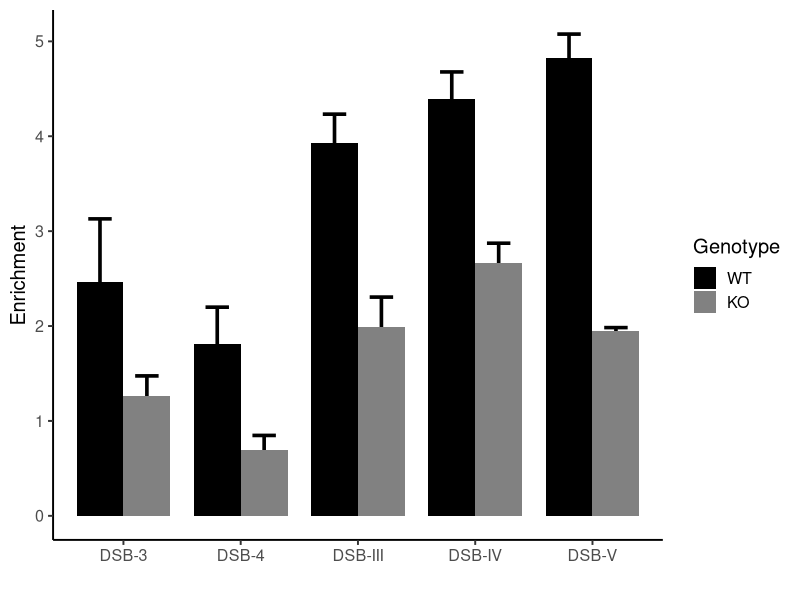

The R source for this figure:
library(readxl)
library(dplyr)
library(ggplot2)


# read in data
data <- read_excel("./data/qPCR results_ct values (Practical_2020).xlsx", skip=1)

# we are only interested in the position and the Ct value
data <- data %>%
    select(c("Pos", "Cp"))

# further select only the positions that we are interested in. For me: WT+4OHT vs ID3-KO+4OHT for both input and H4K16ac

# select the desired values for the 10% input ----
WT.input.DSB3 <- data %>%
    filter(Pos %in% c("J1", "J2", "J3")) %>%
    select("Cp") 

KO.input.DSB3 <- data %>%
    filter(Pos %in% c("J5", "J6", "J7")) %>%
    select("Cp")

WT.input.DSB4 <- data %>%
    filter(Pos %in% c("K1", "K2", "K3")) %>%
    select("Cp")

KO.input.DSB4 <- data %>%
    filter(Pos %in% c("K5", "K6", "K7")) %>%
    select("Cp")

WT.input.DSBIII <- data %>%
    filter(Pos %in% c("L1", "L2", "L3")) %>%
    select("Cp")

KO.input.DSBIII <- data %>%
    filter(Pos %in% c("L5", "L6", "L7")) %>%
    select("Cp")

WT.input.DSBIV <- data %>%
    filter(Pos %in% c("M1", "M2", "M3")) %>%
    select("Cp")

KO.input.DSBIV <- data %>%
    filter(Pos %in% c("M5", "M6", "M7")) %>%
    select("Cp")

WT.input.DSBV <- data %>%
    filter(Pos %in% c("N1", "N2", "N3")) %>%
    select("Cp")

KO.input.DSBV <- data %>%
    filter(Pos %in% c("N5", "N6", "N7")) %>%
    select("Cp")


# select the desired values for the H4K16ac ----
WT.H4K16ac.DSB3 <- data %>%
    filter(Pos %in% c("J17", "J18", "J19")) %>%
    select("Cp")

KO.H4K16ac.DSB3 <- data %>%
    filter(Pos %in% c("J21", "J22", "J23")) %>%
    select("Cp")

WT.H4K16ac.DSB4 <- data %>%
    filter(Pos %in% c("K17", "K18", "K19")) %>%
    select("Cp")

KO.H4K16ac.DSB4 <- data %>%
    filter(Pos %in% c("K21", "K22", "K23")) %>%
    select("Cp")

WT.H4K16ac.DSBIII <- data %>%
    filter(Pos %in% c("L17", "L18", "L19")) %>%
    select("Cp")

KO.H4K16ac.DSBIII <- data %>%
    filter(Pos %in% c("L21", "L22", "L23")) %>%
    select("Cp")

WT.H4K16ac.DSBIV <- data %>%
    filter(Pos %in% c("M17", "M18", "M19")) %>%
    select("Cp")

KO.H4K16ac.DSBIV <- data %>%
    filter(Pos %in% c("M21", "M22", "M23")) %>%
    select("Cp")

WT.H4K16ac.DSBV <- data %>%
    filter(Pos %in% c("N17", "N18", "N19")) %>%
    select("Cp")

KO.H4K16ac.DSBV <- data %>%
    filter(Pos %in% c("N21", "N22", "N23")) %>%
    select("Cp")





# for the input sample, calculate the average and substract 3.322 (number of cycles which would be needed to reach 100%) ----

WT.input.DSB3.corrected <- mean(WT.input.DSB3$Cp)-3.322
WT.input.DSB4.corrected <- mean(WT.input.DSB4$Cp)-3.322
WT.input.DSBIII.corrected <- mean(WT.input.DSBIII$Cp)-3.322
WT.input.DSBIV.corrected <- mean(WT.input.DSBIV$Cp)-3.322
WT.input.DSBV.corrected <- mean(WT.input.DSBV$Cp)-3.322

KO.input.DSB3.corrected <- mean(KO.input.DSB3$Cp)-3.322
KO.input.DSB4.corrected <- mean(KO.input.DSB4$Cp)-3.322
KO.input.DSBIII.corrected <- mean(KO.input.DSBIII$Cp)-3.322
KO.input.DSBIV.corrected <- mean(KO.input.DSBIV$Cp)-3.322
KO.input.DSBV.corrected <- mean(KO.input.DSBV$Cp)-3.322

# caculate the enrichment for H4K16ac for each individual well with the following equation 100*2^-Ct sample /2^-Ct input. 
# For Ct input use the above calculated average ----

WT.H4K16ac.DSB3 <- WT.H4K16ac.DSB3 %>%
    mutate(enrichment = 100*(2^-WT.H4K16ac.DSB3$Cp/2^-WT.input.DSB3.corrected)) 

WT.H4K16ac.DSB4 <- WT.H4K16ac.DSB4 %>%
    mutate(enrichment = 100*(2^-WT.H4K16ac.DSB4$Cp/2^-WT.input.DSB4.corrected))

WT.H4K16ac.DSBIII <- WT.H4K16ac.DSBIII %>%
    mutate(enrichment = 100*(2^-WT.H4K16ac.DSBIII$Cp/2^-WT.input.DSBIII.corrected))

WT.H4K16ac.DSBIV <- WT.H4K16ac.DSBIV %>%
    mutate(enrichment = 100*(2^-WT.H4K16ac.DSBIV$Cp/2^-WT.input.DSBIV.corrected))

WT.H4K16ac.DSBV <- WT.H4K16ac.DSBV %>%
    mutate(enrichment = 100*(2^-WT.H4K16ac.DSBV$Cp/2^-WT.input.DSBV.corrected))


KO.H4K16ac.DSB3 <- KO.H4K16ac.DSB3 %>%
    mutate(enrichment = 100*(2^-KO.H4K16ac.DSB3$Cp/2^-KO.input.DSB3.corrected))

KO.H4K16ac.DSB4 <- KO.H4K16ac.DSB4 %>%
    mutate(enrichment = 100*(2^-KO.H4K16ac.DSB4$Cp/2^-KO.input.DSB4.corrected))

KO.H4K16ac.DSBIII <- KO.H4K16ac.DSBIII %>%
    mutate(enrichment = 100*(2^-KO.H4K16ac.DSBIII$Cp/2^-KO.input.DSBIII.corrected))

KO.H4K16ac.DSBIV <- KO.H4K16ac.DSBIV %>%
    mutate(enrichment = 100*(2^-KO.H4K16ac.DSBIV$Cp/2^-KO.input.DSBIV.corrected))

KO.H4K16ac.DSBV <- KO.H4K16ac.DSBV %>%
    mutate(enrichment = 100*(2^-KO.H4K16ac.DSBV$Cp/2^-KO.input.DSBV.corrected))






# average the calculated enrichments for each primer ----

WT.H4K16ac.DSB3.enrichment <- mean(WT.H4K16ac.DSB3$enrichment)
WT.H4K16ac.DSB4.enrichment <- mean(WT.H4K16ac.DSB4$enrichment)
WT.H4K16ac.DSBIII.enrichment <- mean(WT.H4K16ac.DSBIII$enrichment)
WT.H4K16ac.DSBIV.enrichment <- mean(WT.H4K16ac.DSBIV$enrichment)
WT.H4K16ac.DSBV.enrichment <- mean(WT.H4K16ac.DSBV$enrichment)

KO.H4K16ac.DSB3.enrichment <- mean(KO.H4K16ac.DSB3$enrichment)
KO.H4K16ac.DSB4.enrichment <- mean(KO.H4K16ac.DSB4$enrichment)
KO.H4K16ac.DSBIII.enrichment <- mean(KO.H4K16ac.DSBIII$enrichment)
KO.H4K16ac.DSBIV.enrichment <- mean(KO.H4K16ac.DSBIV$enrichment)
KO.H4K16ac.DSBV.enrichment <- mean(KO.H4K16ac.DSBV$enrichment)

# calculated enrichments standard derivation for each primer ----
WT.H4K16ac.DSB3.sd <- sd(WT.H4K16ac.DSB3$enrichment)
WT.H4K16ac.DSB4.sd <- sd(WT.H4K16ac.DSB4$enrichment)
WT.H4K16ac.DSBIII.sd <- sd(WT.H4K16ac.DSBIII$enrichment)
WT.H4K16ac.DSBIV.sd <- sd(WT.H4K16ac.DSBIV$enrichment)
WT.H4K16ac.DSBV.sd <- sd(WT.H4K16ac.DSBV$enrichment)

KO.H4K16ac.DSB3.sd <- sd(KO.H4K16ac.DSB3$enrichment)
KO.H4K16ac.DSB4.sd <- sd(KO.H4K16ac.DSB4$enrichment)
KO.H4K16ac.DSBIII.sd <- sd(KO.H4K16ac.DSBIII$enrichment)
KO.H4K16ac.DSBIV.sd <- sd(KO.H4K16ac.DSBIV$enrichment)
KO.H4K16ac.DSBV.sd <- sd(KO.H4K16ac.DSBV$enrichment)
 

# generate the data frame which will be used for plotting ---- 

overview <- data.frame(
    Genotype = c(rep("WT",5), rep("KO",5)),
    primer = rep(c("DSB-3", "DSB-4", "DSB-III", "DSB-IV", "DSB-V"),2),
    # now the actual enrichments. First WT 3,4,III,IV,V then  KO 3,4,III,IV,V
    enrichment = c(WT.H4K16ac.DSB3.enrichment, WT.H4K16ac.DSB4.enrichment, WT.H4K16ac.DSBIII.enrichment, WT.H4K16ac.DSBIV.enrichment, WT.H4K16ac.DSBV.enrichment,
                   KO.H4K16ac.DSB3.enrichment, KO.H4K16ac.DSB4.enrichment, KO.H4K16ac.DSBIII.enrichment, KO.H4K16ac.DSBIV.enrichment, KO.H4K16ac.DSBV.enrichment),
    sd = c(WT.H4K16ac.DSB3.sd, WT.H4K16ac.DSB4.sd, WT.H4K16ac.DSBIII.sd, WT.H4K16ac.DSBIV.sd, WT.H4K16ac.DSBV.sd,
           KO.H4K16ac.DSB3.sd, KO.H4K16ac.DSB4.sd, KO.H4K16ac.DSBIII.sd, KO.H4K16ac.DSBIV.sd, KO.H4K16ac.DSBV.sd)
)

# specify order of the plot
overview$Genotype <- factor(overview$Genotype, levels = c("WT", "KO"))

#geom_errorbar(data=average, aes(x=dose, ymin=average-sd, ymax=average+sd), width=1.1, size=1, alpha=1)+


# plot the dataframe ---- 
ggplot(data = overview, aes(x=primer, y=enrichment, fill=Genotype))+
    geom_errorbar(aes(ymin = enrichment-sd, ymax=enrichment+sd),
                  position=position_dodge(0.8), width=0.4, size=1.23)+
    geom_bar(stat="identity", position=position_dodge(), width=0.8)+
    ylab("Enrichment")+
    xlab("")+
    scale_fill_manual(values = c("black", "#818181"))+
    theme_classic(base_size = 14.5)
